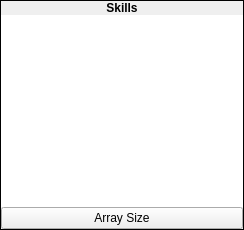
    <widget class="QFrame" name="frame_77">
     <property name="frameShape">
      <enum>QFrame::Box</enum>
     </property>
     <property name="frameShadow">
      <enum>QFrame::Plain</enum>
     </property>
     <layout class="QVBoxLayout" name="verticalLayout_162">
      <property name="spacing">
       <number>0</number>
      </property>
      <property name="margin">
       <number>0</number>
      </property>
      <item>
       <widget class="QLabel" name="label_140">
        <property name="sizePolicy">
         <sizepolicy hsizetype="Preferred" vsizetype="Fixed">
          <horstretch>0</horstretch>
          <verstretch>0</verstretch>
         </sizepolicy>
        </property>
        <property name="font">
         <font>
          <weight>75</weight>
          <bold>true</bold>
         </font>
        </property>
        <property name="text">
         <string>Skills</string>
        </property>
        <property name="alignment">
         <set>Qt::AlignCenter</set>
        </property>
       </widget>
      </item>
      <item>
       <widget class="QWidget" name="widget_87" native="true">
        <layout class="QVBoxLayout" name="verticalLayout_163">
         <property name="spacing">
          <number>0</number>
         </property>
         <property name="margin">
          <number>0</number>
         </property>
         <item>
          <widget class="QListWidget" name="lwSkillList">
           <property name="sizePolicy">
            <sizepolicy hsizetype="Fixed" vsizetype="Preferred">
             <horstretch>0</horstretch>
             <verstretch>0</verstretch>
            </sizepolicy>
           </property>
           <property name="minimumSize">
            <size>
             <width>242</width>
             <height>0</height>
            </size>
           </property>
           <property name="maximumSize">
            <size>
             <width>242</width>
             <height>16777215</height>
            </size>
           </property>
           <property name="frameShape">
            <enum>QFrame::NoFrame</enum>
           </property>
           <property name="editTriggers">
            <set>QAbstractItemView::NoEditTriggers</set>
           </property>
           <property name="verticalScrollMode">
            <enum>QAbstractItemView::ScrollPerPixel</enum>
           </property>
          </widget>
         </item>
         <item>
          <widget class="QPushButton" name="bArraySize">
           <property name="text">
            <string>Array Size</string>
           </property>
          </widget>
         </item>
        </layout>
       </widget>
      </item>
     </layout>
    </widget>
